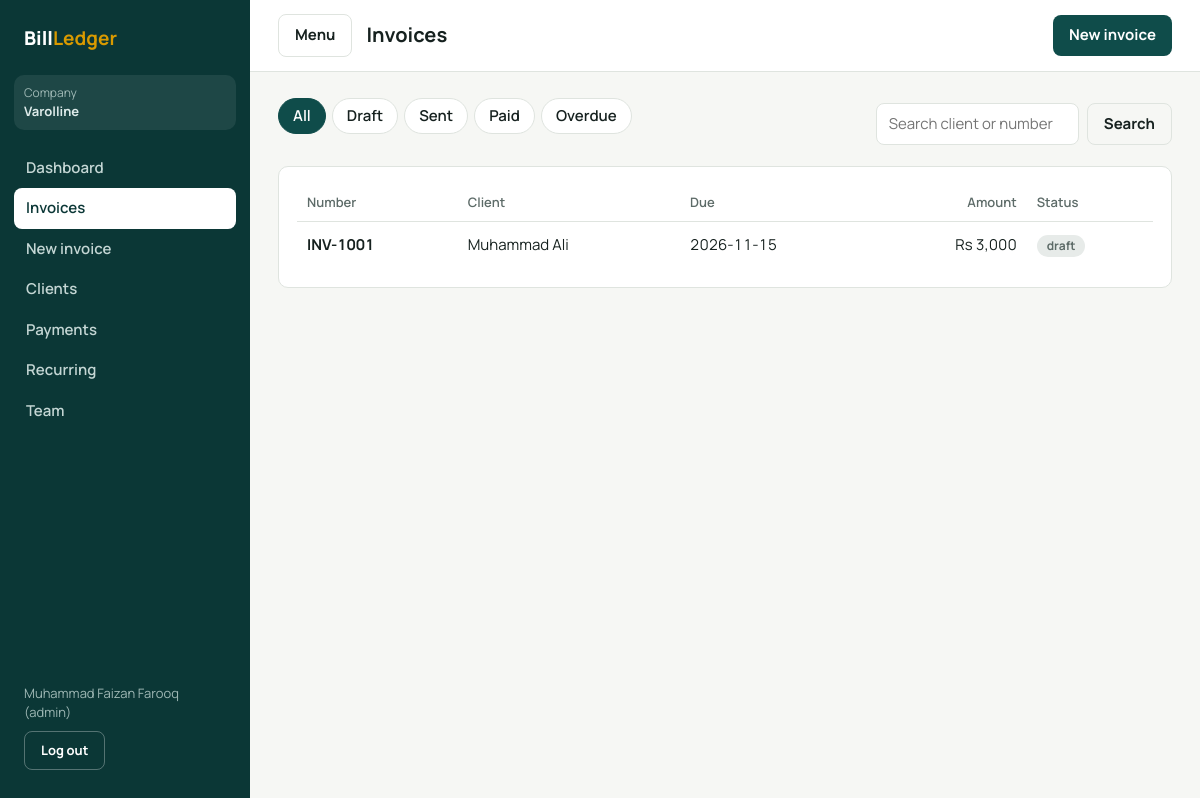
The page /invoices (signed in) on the database its author committed.
### app/models.py (models this page shows, shortened)
class Tenant(db.Model):
    __tablename__ = "tenants"
    id = db.Column(db.Integer, primary_key=True)
    name = db.Column(db.String(120), nullable=False)
    email = db.Column(db.String(120))
    address = db.Column(db.String(255))
    currency = db.Column(db.String(8), default="PKR")
    default_tax_rate = db.Column(db.Numeric(5, 2), default=0)
    created_at = db.Column(db.DateTime, default=datetime.utcnow)
    users = db.relationship("User", backref="tenant", lazy=True)
    clients = db.relationship("Client", backref="tenant", lazy=True)
    invoices = db.relationship("Invoice", backref="tenant", lazy=True)

class User(UserMixin, db.Model):
    __tablename__ = "users"
    id = db.Column(db.Integer, primary_key=True)
    tenant_id = db.Column(db.Integer, db.ForeignKey("tenants.id"), nullable=False, index=True)
    name = db.Column(db.String(120), nullable=False)
    email = db.Column(db.String(120), unique=True, nullable=False, index=True)
    password_hash = db.Column(db.String(255), nullable=False)
    role = db.Column(db.String(20), nullable=False, default="accountant")  # admin / accountant / client
    client_id = db.Column(db.Integer, db.ForeignKey("clients.id"))  # sirf client role ke liye
    created_at = db.Column(db.DateTime, default=datetime.utcnow)

class Invoice(db.Model):
    __tablename__ = "invoices"
    __table_args__ = (db.UniqueConstraint("tenant_id", "number", name="uq_invoice_number_per_tenant"),)
    id = db.Column(db.Integer, primary_key=True)
    tenant_id = db.Column(db.Integer, db.ForeignKey("tenants.id"), nullable=False, index=True)
    client_id = db.Column(db.Integer, db.ForeignKey("clients.id"), nullable=False)
    number = db.Column(db.String(30), nullable=False)          # INV-1001
    issue_date = db.Column(db.Date, default=date.today)
    due_date = db.Column(db.Date, nullable=False)
    status = db.Column(db.String(20), default="draft")         # draft / sent / paid / overdue
    tax_rate = db.Column(db.Numeric(5, 2), default=0)
    notes = db.Column(db.Text)
    created_at = db.Column(db.DateTime, default=datetime.utcnow)
    last_reminded = db.Column(db.Date)
    items = db.relationship("InvoiceItem", backref="invoice", cascade="all, delete-orphan", lazy=True)
    payments = db.relationship("Payment", backref="invoice", cascade="all, delete-orphan", lazy=True)
    @property
    def subtotal(self):
        return sum((i.amount for i in self.items), Decimal("0"))
    @property
    def tax_amount(self):
        return self.subtotal * Decimal(self.tax_rate or 0) / Decimal("100")
    @property
    def total(self):
        return self.subtotal + self.tax_amount

class Client(db.Model):
    __tablename__ = "clients"
    id = db.Column(db.Integer, primary_key=True)
    tenant_id = db.Column(db.Integer, db.ForeignKey("tenants.id"), nullable=False, index=True)
    name = db.Column(db.String(120), nullable=False)
    email = db.Column(db.String(120))
    phone = db.Column(db.String(40))
    address = db.Column(db.String(255))
    created_at = db.Column(db.DateTime, default=datetime.utcnow)
    invoices = db.relationship("Invoice", backref="client", lazy=True)

class InvoiceItem(db.Model):
    __tablename__ = "invoice_items"
    id = db.Column(db.Integer, primary_key=True)
    invoice_id = db.Column(db.Integer, db.ForeignKey("invoices.id"), nullable=False, index=True)
    description = db.Column(db.String(255), nullable=False)
    quantity = db.Column(db.Numeric(10, 2), default=1)
    unit_price = db.Column(db.Numeric(12, 2), default=0)
    @property
    def amount(self):
        return Decimal(self.quantity or 0) * Decimal(self.unit_price or 0)

### app/main/routes.py (the view)
@bp.route("/invoices")
@roles_required(*STAFF)
def invoices():
    sync_overdue()
    status = request.args.get("status", "all")
    q = request.args.get("q", "").strip()
    query = Invoice.query.filter_by(tenant_id=current_user.tenant_id).join(Client)
    if status in ("draft", "sent", "paid", "overdue"):
        query = query.filter(Invoice.status == status)
    if q:
        query = query.filter(db.or_(Invoice.number.ilike(f"%{q}%"), Client.name.ilike(f"%{q}%")))
    rows = query.order_by(Invoice.created_at.desc()).all()
    return render_template("invoices.html", invoices=rows, status=status, q=q, active="invoices")

### app/main/routes.py (called while the page is built)
def sync_overdue():
    changed = False
    for inv in Invoice.query.filter_by(tenant_id=current_user.tenant_id, status="sent"):
        if inv.due_date < date.today():
            inv.status = "overdue"
            changed = True
    if changed:
        db.session.commit()

### app/utils.py (called while the page is built)
def roles_required(*roles):
    def deco(f):
        @wraps(f)
        @login_required
        def wrapper(*args, **kwargs):
            if current_user.role not in roles:
                abort(403)
            return f(*args, **kwargs)
        return wrapper
    return deco

### app/templates/invoices.html (shortened to what this page needs)
{% extends "base.html" %}
{% block heading %}Invoices{% endblock %}
{% block content %}
<div class="head">
  <div class="tabs">
    {% for key, label in [('all','All'),('draft','Draft'),('sent','Sent'),('paid','Paid'),('overdue','Overdue')] %}
    <a href="{{ url_for('main.invoices', status=key, q=q) }}" class="{{ 'on' if status == key }}">{{ label }}</a>
    {% endfor %}
  </div>
  <form method="get" style="display:flex;gap:8px"><input type="hidden" name="status" value="{{ status }}"><input name="q" value="{{ q }}" placeholder="Search client or number" aria-label="Search" style="max-width:260px"><button class="btn ghost">Search</button></form>
</div>
<div class="card"><table class="tbl"><thead><tr><th>Number</th><th>Client</th><th>Due</th><th class="r">Amount</th><th>Status</th></tr></thead><tbody>
{% for i in invoices %}
<tr><td><a href="{{ url_for('main.invoice_view', invoice_id=i.id) }}"><b>{{ i.number }}</b></a></td><td>{{ i.client.name }}</td><td>{{ i.due_date }}</td><td class="r">{{ i.total|money }}</td><td><span class="tag {{ i.status }}">{{ i.status }}</span></td></tr>
{% else %}
<tr><td colspan="5" class="empty">No invoices here yet. <a href="{{ url_for('main.invoice_new') }}" style="text-decoration:underline">Create your first invoice</a>.</td></tr>
{% endfor %}
</tbody></table></div>
{% endblock %}

### app/templates/base.html (shortened to what this page needs)
<!doctype html><html lang="en"><head><link rel="stylesheet" href="{{ url_for('static', filename='css/style.css') }}"></head>
<body><div class="shell">
<aside class="side" id="side">
  <a class="logo" href="{{ url_for('main.home') }}" style="display:block">Bill<b>Ledger</b></a>
  <div class="tenant"><span style="color:#9fb8b5;font-size:12px">Company</span><br><b>{{ current_user.tenant.name }}</b></div>
  <nav class="nav">
    {% if current_user.role == 'client' %}
    <a href="{{ url_for('main.portal') }}" class="{{ 'on' if active == 'portal' }}">My invoices</a>
    {% else %}
    <a href="{{ url_for('main.dashboard') }}" class="{{ 'on' if active == 'dashboard' }}">Dashboard</a>
    <a href="{{ url_for('main.invoices') }}" class="{{ 'on' if active == 'invoices' }}">Invoices</a>
    <a href="{{ url_for('main.invoice_new') }}" class="{{ 'on' if active == 'new' }}">New invoice</a>
    <a href="{{ url_for('main.clients') }}" class="{{ 'on' if active == 'clients' }}">Clients</a>
    <a href="{{ url_for('main.payments') }}" class="{{ 'on' if active == 'payments' }}">Payments</a>
    <a href="{{ url_for('main.recurring') }}" class="{{ 'on' if active == 'recurring' }}">Recurring</a>
    {% if current_user.role == 'admin' %}<a href="{{ url_for('main.team') }}" class="{{ 'on' if active == 'team' }}">Team</a>{% endif %}
    {% endif %}
  </nav>
  <div class="me">{{ current_user.name }} ({{ current_user.role }})
    <form method="post" action="{{ url_for('auth.logout') }}"><input type="hidden" name="csrf_token" value="{{ csrf_token() }}"><button class="btn ghost" style="margin-top:8px;color:#fff;border-color:rgba(255,255,255,.3)">Log out</button></form>
  </div>
</aside>
<div class="main"><header class="top"><button class="btn ghost menu" onclick="document.getElementById('side').classList.toggle('open')">Menu</button><h1>{% block heading %}{% endblock %}</h1>{% if current_user.role != 'client' %}<a class="btn" href="{{ url_for('main.invoice_new') }}">New invoice</a>{% endif %}</header>
<div class="wrap">{% include "_flash.html" %}{% block content %}{% endblock %}</div></div></div>
{% block scripts %}{% endblock %}</body></html>

### app/Static/css/style.css (style rules this page uses)
:root { --ink:#16211f;--mut:#5d6b68;--paper:#f6f7f4;--card:#fff;--line:#dfe4df;--brand:#0f4c4a;--brand2:#0b3736;--amber:#d99a00;--ok:#1b7f4b;--bad:#b3322e;--r:10px }
* { box-sizing:border-box;margin:0 }
body { font-family:Manrope,system-ui,sans-serif;background:var(--paper);color:var(--ink);font-size:15px;line-height:1.5;font-variant-numeric:tabular-nums }
a { color:inherit;text-decoration:none }
.shell { display:grid;grid-template-columns:250px 1fr;min-height:100vh }
.side { background:var(--brand2);color:#dfeceb;padding:20px 14px;position:sticky;top:0;height:100vh;display:flex;flex-direction:column;gap:6px }
.logo { font-weight:800;font-size:19px;padding:4px 10px 16px;color:#fff }
.logo b { color:var(--amber) }
.tenant { background:rgba(255,255,255,.08);border-radius:var(--r);padding:8px 10px;margin-bottom:12px;font-size:13px }
.nav a { display:block;padding:9px 12px;border-radius:8px;color:#c4d6d4;font-weight:600 }
.nav a.on { background:#fff;color:var(--brand2) }
.side .me { margin-top:auto;font-size:13px;padding:10px;color:#9fb8b5 }
.main { min-width:0 }
.top { display:flex;align-items:center;gap:14px;padding:14px 28px;border-bottom:1px solid var(--line);background:var(--card) }
.top h1 { font-size:20px;flex:1 }
.menu { display:none }
.wrap { padding:26px 28px;max-width:1180px }
.card { background:var(--card);border:1px solid var(--line);border-radius:var(--r);padding:18px }
.tbl { width:100%;border-collapse:collapse }
.tbl th { text-align:left;color:var(--mut);font-size:13px;font-weight:600;padding:8px 10px;border-bottom:1px solid var(--line) }
.tbl td { padding:12px 10px;border-bottom:1px solid var(--line) }
.tbl tr:last-child td { border:0 }
.r { text-align:right!important }
.tag { display:inline-block;padding:2px 10px;border-radius:99px;font-size:12px;font-weight:700 }
.draft { background:#e7ebe9;color:var(--mut) }
.btn { display:inline-block;background:var(--brand);color:#fff;border:0;border-radius:8px;padding:9px 16px;font:inherit;font-weight:700;cursor:pointer }
.btn.ghost { background:none;color:var(--ink);border:1px solid var(--line) }
input,select,textarea { font:inherit;color:var(--ink);background:var(--card);border:1px solid var(--line);border-radius:8px;padding:9px 12px;width:100% }
.tabs { display:flex;gap:6px;margin-bottom:16px;flex-wrap:wrap }
.head { display:flex;justify-content:space-between;align-items:center;margin-bottom:16px;gap:12px }
.side form { margin:0 }
.tabs a { border:1px solid var(--line);background:var(--card);color:var(--ink);border-radius:99px;padding:6px 14px;font-weight:600 }
.tabs a.on { background:var(--brand);color:#fff;border-color:var(--brand) }

### rows shown on the page
Tenant: tenant.name "Varolline"
User: name "Muhammad Faizan Farooq", role "admin"
Invoice: number "INV-1001", client.name "Muhammad Ali", due_date "2026-11-15", total "Rs 3,000", status "draft"

### other values the page prints
{{ label }} "All" "Draft" "Sent" "Paid" "Overdue"
